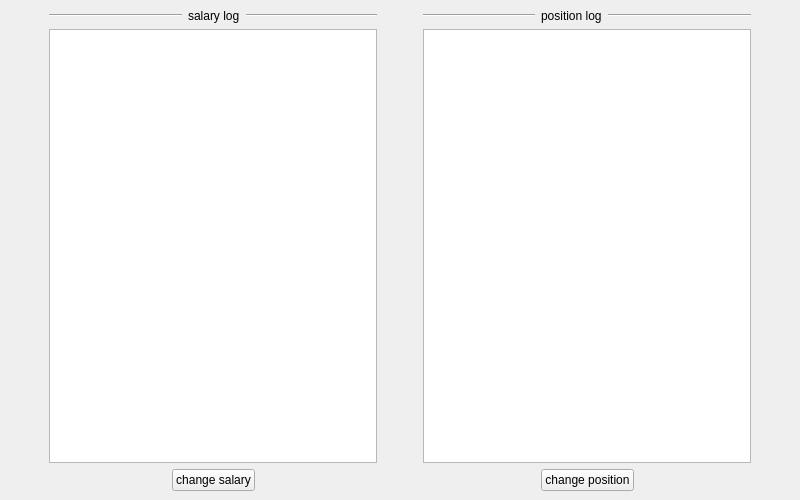
<?xml version="1.0" encoding="UTF-8"?>
<ui version="4.0">
 <class>MainWindow</class>
 <widget class="QMainWindow" name="MainWindow">
  <property name="geometry">
   <rect>
    <x>0</x>
    <y>0</y>
    <width>800</width>
    <height>500</height>
   </rect>
  </property>
  <property name="minimumSize">
   <size>
    <width>800</width>
    <height>500</height>
   </size>
  </property>
  <property name="windowTitle">
   <string>MainWindow</string>
  </property>
  <widget class="QWidget" name="centralwidget">
   <layout class="QGridLayout" name="gridLayout_3">
    <item row="0" column="2">
     <spacer name="horizontalSpacer_5">
      <property name="orientation">
       <enum>Qt::Horizontal</enum>
      </property>
      <property name="sizeType">
       <enum>QSizePolicy::Minimum</enum>
      </property>
      <property name="sizeHint" stdset="0">
       <size>
        <width>40</width>
        <height>20</height>
       </size>
      </property>
     </spacer>
    </item>
    <item row="0" column="3">
     <layout class="QGridLayout" name="gridLayout_2">
      <item row="0" column="0">
       <widget class="Line" name="line_4">
        <property name="orientation">
         <enum>Qt::Horizontal</enum>
        </property>
       </widget>
      </item>
      <item row="0" column="1">
       <widget class="QLabel" name="PositionLogLabel">
        <property name="text">
         <string>position log</string>
        </property>
       </widget>
      </item>
      <item row="0" column="2" colspan="2">
       <widget class="Line" name="line_3">
        <property name="orientation">
         <enum>Qt::Horizontal</enum>
        </property>
       </widget>
      </item>
      <item row="1" column="0" colspan="4">
       <widget class="QTableWidget" name="PositionTableWidget"/>
      </item>
      <item row="2" column="0">
       <spacer name="horizontalSpacer_4">
        <property name="orientation">
         <enum>Qt::Horizontal</enum>
        </property>
        <property name="sizeHint" stdset="0">
         <size>
          <width>40</width>
          <height>20</height>
         </size>
        </property>
       </spacer>
      </item>
      <item row="2" column="1" colspan="2">
       <widget class="QPushButton" name="ChangeSalaryButton_2">
        <property name="text">
         <string>change position</string>
        </property>
       </widget>
      </item>
      <item row="2" column="3">
       <spacer name="horizontalSpacer_3">
        <property name="orientation">
         <enum>Qt::Horizontal</enum>
        </property>
        <property name="sizeHint" stdset="0">
         <size>
          <width>40</width>
          <height>20</height>
         </size>
        </property>
       </spacer>
      </item>
     </layout>
    </item>
    <item row="0" column="0">
     <spacer name="horizontalSpacer_6">
      <property name="orientation">
       <enum>Qt::Horizontal</enum>
      </property>
      <property name="sizeType">
       <enum>QSizePolicy::Minimum</enum>
      </property>
      <property name="sizeHint" stdset="0">
       <size>
        <width>40</width>
        <height>20</height>
       </size>
      </property>
     </spacer>
    </item>
    <item row="0" column="1">
     <layout class="QGridLayout" name="gridLayout">
      <item row="0" column="2">
       <widget class="QLabel" name="SalaryLogLabel">
        <property name="text">
         <string>salary log</string>
        </property>
       </widget>
      </item>
      <item row="1" column="0" colspan="5">
       <widget class="QTableWidget" name="SalaryTableWidget"/>
      </item>
      <item row="2" column="1" colspan="3">
       <widget class="QPushButton" name="ChangeSalaryButton">
        <property name="text">
         <string>change salary</string>
        </property>
       </widget>
      </item>
      <item row="2" column="4">
       <spacer name="horizontalSpacer">
        <property name="orientation">
         <enum>Qt::Horizontal</enum>
        </property>
        <property name="sizeHint" stdset="0">
         <size>
          <width>40</width>
          <height>20</height>
         </size>
        </property>
       </spacer>
      </item>
      <item row="0" column="0" colspan="2">
       <widget class="Line" name="line">
        <property name="orientation">
         <enum>Qt::Horizontal</enum>
        </property>
       </widget>
      </item>
      <item row="0" column="3" colspan="2">
       <widget class="Line" name="line_2">
        <property name="orientation">
         <enum>Qt::Horizontal</enum>
        </property>
       </widget>
      </item>
      <item row="2" column="0">
       <spacer name="horizontalSpacer_2">
        <property name="orientation">
         <enum>Qt::Horizontal</enum>
        </property>
        <property name="sizeHint" stdset="0">
         <size>
          <width>40</width>
          <height>20</height>
         </size>
        </property>
       </spacer>
      </item>
     </layout>
    </item>
    <item row="0" column="4">
     <spacer name="horizontalSpacer_7">
      <property name="orientation">
       <enum>Qt::Horizontal</enum>
      </property>
      <property name="sizeType">
       <enum>QSizePolicy::Minimum</enum>
      </property>
      <property name="sizeHint" stdset="0">
       <size>
        <width>40</width>
        <height>20</height>
       </size>
      </property>
     </spacer>
    </item>
   </layout>
  </widget>
 </widget>
 <resources/>
 <connections/>
</ui>
